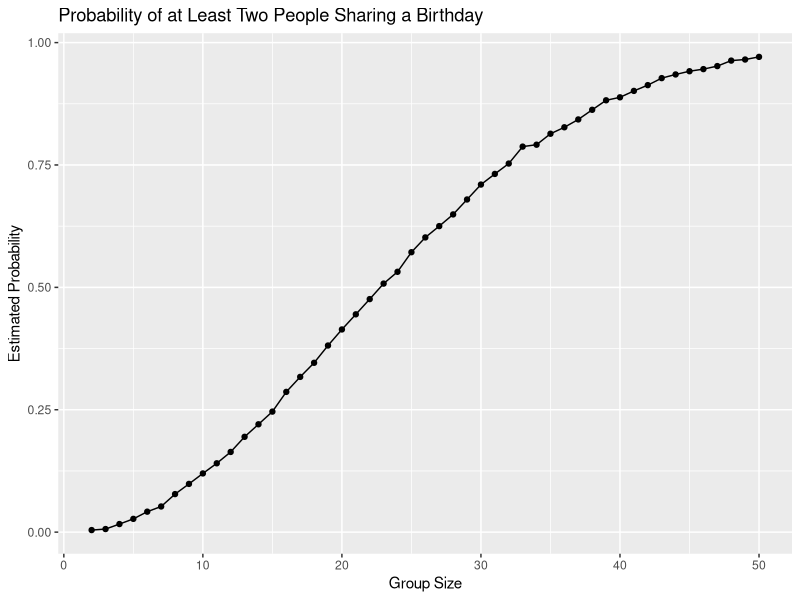

Recreate this plot in R. (Note: this script raises an error after producing the figure.)
## ---- chunk 1
library(tidyverse)

set.seed(1236)
## ---- chunk 2
birthday_sim = function(n) {

  birthdays = sample(
    x = 1:365,
    size = n,
    replace = TRUE
  )

  shared_birthday = any(duplicated(birthdays))

  return(shared_birthday)
}
## ---- chunk 3
birthday_prob = function(n) {

  sim_results = map_lgl(
    1:10000,
    \(i) birthday_sim(n = n)
  )

  estimated_prob = mean(sim_results)

  return(estimated_prob)
}
## ---- chunk 4
birthday_df =
  tibble(group_size = 2:50) |>
  mutate(
    probability = map_dbl(group_size, birthday_prob)
  )

birthday_df |>
  knitr::kable(digits = 3)
## ---- chunk 5
birthday_df |>
  ggplot(aes(x = group_size, y = probability)) +
  geom_line() +
  geom_point() +
  labs(
    title = "Probability of at Least Two People Sharing a Birthday",
    x = "Group Size",
    y = "Estimated Probability"
  )
## ---- chunk 6
subject_files =
  tibble(
    files = list.files(
      "data/",
      pattern = "\\.csv$"
    ),
    path = str_c("data/", files)
  )

subject_files |>
  knitr::kable()
## ---- chunk 7
subject_data =
  subject_files |>
  mutate(
    data = map(path, read_csv, show_col_types = FALSE)
  )

subject_data |>
  select(files, data)
## ---- chunk 8
full_df =
  subject_data |>
  unnest(cols = data)

full_df |>
  select(files, week_1, week_8) |>
  head(6) |>
  knitr::kable(digits = 2)
## ---- chunk 9
tidy_df =
  full_df |>
  mutate(
    subj = str_remove(files, "\\.csv$"),
    arm = str_sub(subj, 1, 3),
    subject_id = str_sub(subj, 5)
  ) |>
  pivot_longer(
    cols = week_1:week_8,
    names_to = "week",
    values_to = "outcome",
    names_prefix = "week_"
  ) |>
  mutate(
    week = as.numeric(week)
  ) |>
  select(subject_id, arm, subj, week, outcome) |>
  arrange(subj, week)

tidy_df |>
  head(12) |>
  knitr::kable(digits = 2)
## ---- chunk 10
nrow(tidy_df)

tidy_df |>
  count(arm) |>
  knitr::kable()

tidy_df |>
  group_by(subj) |>
  summarize(
    n_weeks = n(),
    .groups = "drop"
  ) |>
  knitr::kable()
## ---- chunk 11
tidy_df |>
  ggplot(
    aes(
      x = week,
      y = outcome,
      group = subj,
      color = arm
    )
  ) +
  geom_point() +
  geom_path() +
  facet_grid(~ arm) +
  labs(
    title = "Longitudinal Outcomes by Study Arm",
    x = "Week",
    y = "Observed Outcome",
    color = "Study Arm"
  )
## ---- chunk 12
week_summary =
  tidy_df |>
  group_by(arm, week) |>
  summarize(
    mean_outcome = mean(outcome),
    .groups = "drop"
  )

week_summary |>
  pivot_wider(
    names_from = arm,
    values_from = mean_outcome
  ) |>
  knitr::kable(digits = 3)
